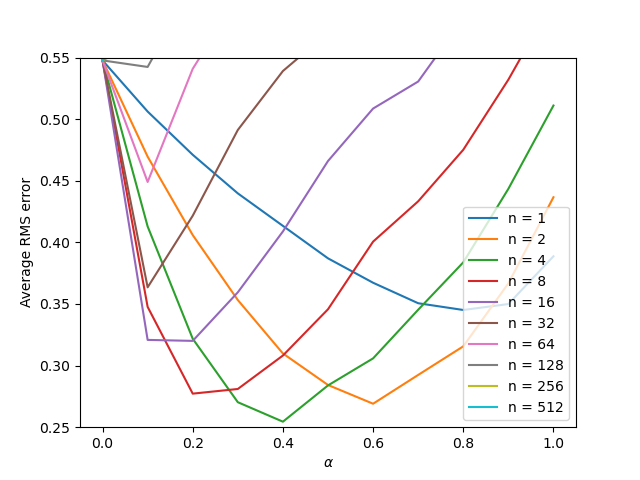

Here is the Python script that generated this plot:
import numpy as np
import matplotlib.pyplot as plt
from tqdm import tqdm
import string
import math

NO_STATES = 19
# states with value 0, 20 are 2 dummy states, indicate 2 terminal states.
STATES = {c: i for c, i in zip(string.ascii_uppercase[:NO_STATES + 1],range(1,  NO_STATES + 1))}
START_STATE = STATES['J']
# TRUE_VALUES = [1.0 * i / (NO_STATES + 1) for i in range(NO_STATES + 2)]
# TRUE_VALUES[-1] = 0
TRUE_VALUES = np.arange(-20, 22, 2) / 20.0
TRUE_VALUES[0] = TRUE_VALUES[-1] = 0

def is_termial(state):
    return state == 0 or state == NO_STATES + 1


def take_action(state, action):
    next_state = state + action
    if next_state == 0:
        reward = -1
    elif next_state == NO_STATES + 1:
        reward = 1
    else:
        reward = 0
    return next_state, reward


def n_step_temporal_difference(V, n, alpha, gamma):
    state = START_STATE
    T = float('inf')
    t = 0

    states = []
    states.append(state)
    rewards = []
    rewards.append(0) # dummy reward to save the next reward as R_{t+1}

    while True:
        if t < T:
            # not agent's action
            action = np.random.choice([-1, 1])
            next_state, reward = take_action(state, action)
            states.append(next_state)
            rewards.append(reward)
            if is_termial(next_state):
                T = t + 1
        tau = t - n + 1 # updated state's time
        if tau >= 0:
            G = 0 # return
            for i in range(tau + 1, min(tau + n, T) + 1):
                G += math.pow(gamma, i - tau - 1) * rewards[i]
            if tau + n < T:
                G += math.pow(gamma, n) * V[states[tau + n]]
            if not is_termial(states[tau]):
                V[states[tau]] += alpha * (G - V[states[tau]])
        t += 1
        if tau == T - 1:
            break
        state = next_state

def rmse():
    episodes = 10
    runs = 100
    gamma = 1
    ns = np.power(2, np.arange(0, 10))
    alphas = np.arange(0, 1.1, 0.1)

    errors = np.zeros((len(ns), len(alphas)))
    for n_i, n in enumerate(ns):
        for alpha_i, alpha in enumerate(alphas):
            for _ in tqdm(range(runs)):
                V = np.zeros(NO_STATES + 2)
                for _ in range(episodes):
                    n_step_temporal_difference(V, n, alpha, gamma)
                    rmse = np.sqrt(np.sum(np.power(V - TRUE_VALUES, 2) / NO_STATES))
                    errors[n_i, alpha_i] += rmse

    errors /= episodes * runs

    for i in range(0, len(ns)):
        plt.plot(alphas, errors[i, :], label='n = %d' % (ns[i]))
    plt.xlabel('alpha')
    plt.ylabel('RMS error')
    plt.ylim([0.25, 0.55])
    plt.legend()
    plt.savefig('./random_walk.png')
    plt.close()


if __name__ == '__main__':
    rmse()





